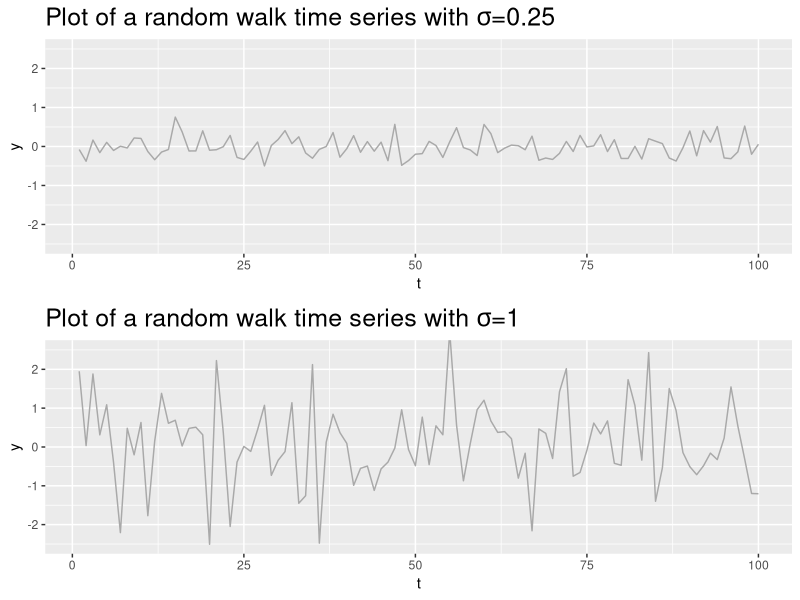
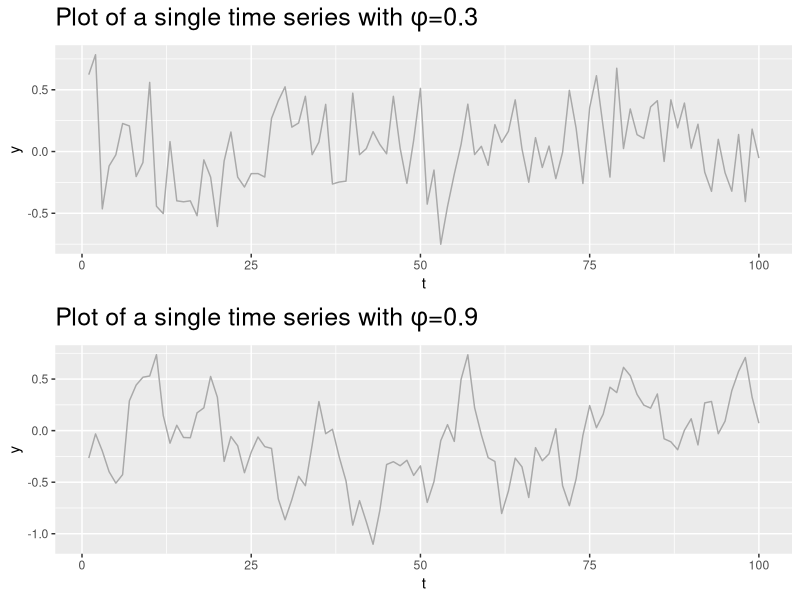
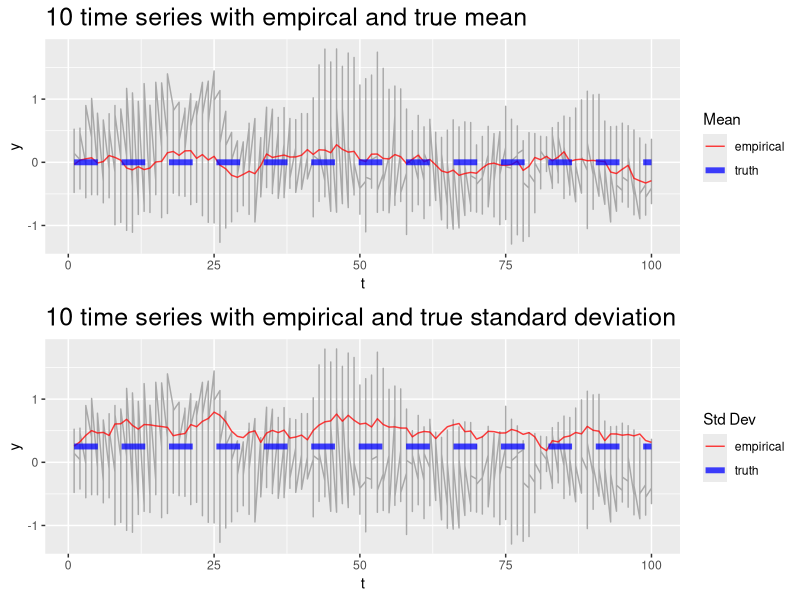
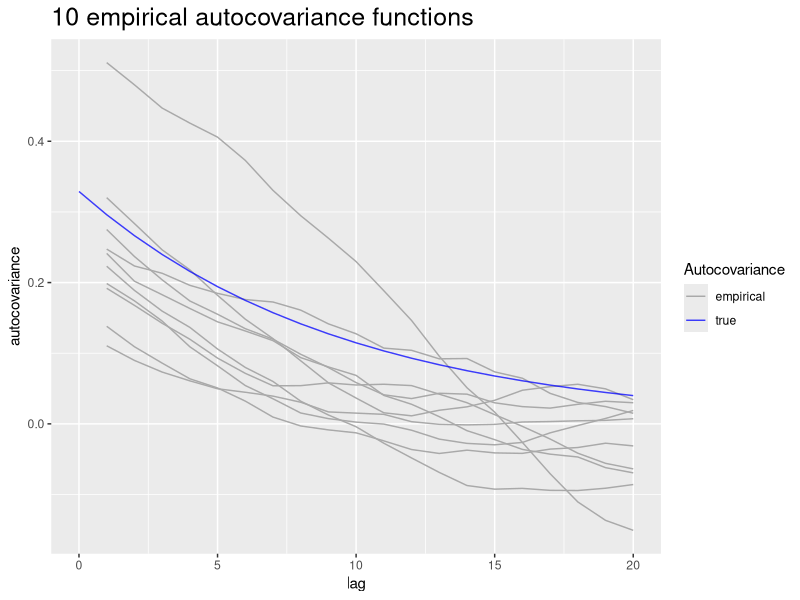
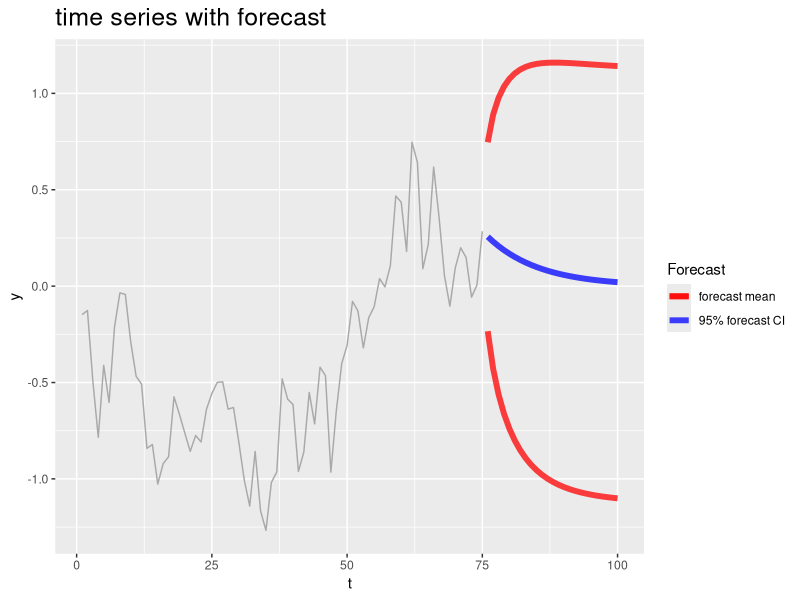
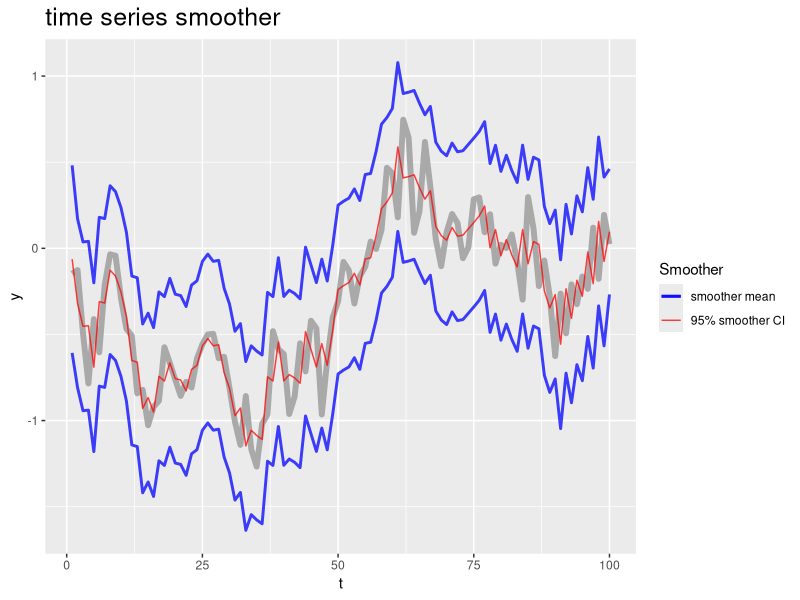
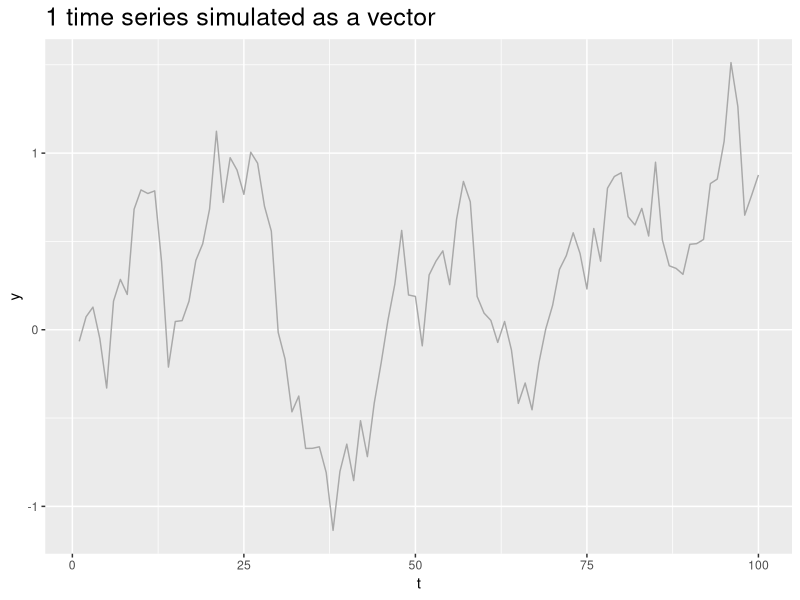
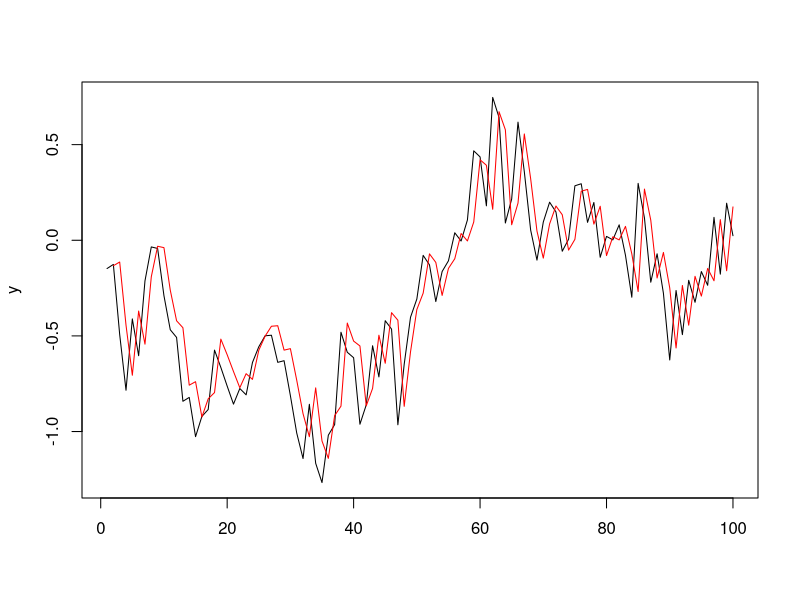

Reproduce these figures in R, in order.
## ---- chunk 1
## Load R packages and define helper functions
library(ggplot2, quietly = TRUE)
library(reshape2, quietly = TRUE)
library(grid, quietly = TRUE)
## Function to plot multiple ggplots on the same image
multiplot <- function(..., plotlist=NULL, cols) {
  require(grid)
	
	# Make a list from the ... arguments and plotlist
	plots <- c(list(...), plotlist)
	
	numPlots = length(plots)
	
	# Make the panel
	plotCols = cols                       # Number of columns of plots
	plotRows = ceiling(numPlots/plotCols) # Number of rows needed, calculated from # of cols
	
	# Set up the page
	grid.newpage()
	pushViewport(viewport(layout = grid.layout(plotRows, plotCols)))
	vplayout <- function(x, y)
		viewport(layout.pos.row = x, layout.pos.col = y)
	
	# Make each plot, in the correct location
	for (i in 1:numPlots) {
		curRow = ceiling(i/plotCols)
		curCol = (i-1) %% plotCols + 1
		print(plots[[i]], vp = vplayout(curRow, curCol ))
	}	
}

##
## function to simulate time series
##

simTimeSeries <- function(t, N, mu, s, phi){
  if(N == 1){
    y <- rep(0, t)                                      ## initialize container
    y[1] <- mu[1] / (1 - phi) + rnorm(1, 0, s)                      ## initailize time series at time 1
    for(i in 2:t){
      epsilon <- rnorm(1, 0, s)                         ## independent random error
      y[i] <- mu[i] + phi * y[i-1] + epsilon            ## autoregressive model
    }
  } else {
    y <- matrix(0, t, N)                                ## initialize container
    y[1, ] <- mu[1] / (1 - phi) + rnorm(N, 0, s)                    ## initailize time series at time 1
    for(i in 2:t){
      epsilon <- rnorm(N, 0, s)                         ## independent random error
      y[i, ] <- mu[i] + phi * y[i-1, ] + epsilon        ## autoregressive model
    }
  }
  return(y)
}

## ---- chunk 2
N <- 1                              ## pick the number of time series
t <- 100                            ## pick a time series length
mu <- rep(0, t)                     ## pick a mean structure
# mu <- rep(6, t)                     ## pick a mean structure
s_low <- 0.25                       ## pick standard deviation
s_high <- 1                         ## pick standard deviation

y_s_low <- simTimeSeries(t, N, mu, s_low, phi=0)
y_s_high <- simTimeSeries(t, N, mu, s_high, phi=0)
plot_s_low <- ggplot(data=data.frame(y=y_s_low, t=1:t), aes(y=y, x=t)) + 
  geom_line(alpha=1, colour="darkgrey") + coord_cartesian(ylim=c(-2.5, 2.5)) +
  ggtitle(substitute(paste("Plot of a random walk time series with ", 
                           sigma, "=", sd), list(sd=s_low))) + 
  theme(plot.title = element_text(size=18)) 
plot_s_high <- ggplot(data=data.frame(y=y_s_high, t=1:t), aes(y=y, x=t)) + 
  geom_line(alpha=1, colour="darkgrey") + coord_cartesian(ylim=c(-2.5, 2.5)) +
  ggtitle(substitute(paste("Plot of a random walk time series with ", 
                           sigma, "=", sd), list(sd=s_high))) +  
  theme(plot.title = element_text(size=18)) 
multiplot(plot_s_low, plot_s_high, cols=1)

## ---- chunk 3
N <- 1                              ## pick the number of time series
t <- 100                            ## pick a time series length
mu <- rep(0, t)                     ## pick a mean structure
# mu <- rep(6, t)                     ## pick a mean structure
s <- 0.25                           ## pick standard deviation
phi_low <- 0.30                     ## pick autocorrelation parameter
phi_high <- 0.90                    ## pick autocorrelation parameter

y_phi_low <- simTimeSeries(t, N, mu, s, phi=phi_low)
y_phi_high <- simTimeSeries(t, N, mu, s, phi=phi_high)
plot_phi_low <- ggplot(data=data.frame(y=y_phi_low, t=1:t), aes(y=y, x=t)) + 
  geom_line(alpha=1, colour="darkgrey") + 
  ggtitle(substitute(paste("Plot of a single time series with ", phi, "=", p), list(p=phi_low))) + 
  theme(plot.title = element_text(size=18))
plot_phi_high <- ggplot(data=data.frame(y=y_phi_high, t=1:t), aes(y=y, x=t)) + 
  geom_line(alpha=1, colour="darkgrey") + 
  ggtitle(substitute(paste("Plot of a single time series with ", phi, "=", p), list(p=phi_high))) +  
  theme(plot.title = element_text(size=18))
multiplot(plot_phi_low, plot_phi_high, cols=1)
## ---- chunk 4
N <- 10                               ## replicates N
phi <- 0.9                            ## autocorrelation parameter
y <- simTimeSeries(t, N, mu, s, phi)  ## simulate time series

mean_y <- apply(y, 1, mean)           ##  calculate the empirical mean
var_y <-apply(y, 1, var)              ##  calculate the empirical variance
sd_y <- apply(y, 1, sd)               ##  calculate the empirical standard deviation

time_data <- data.frame(y=y, t=1:t)
melt_time <- melt(time_data, id="t")                        
summary_data <- data.frame(mean_y=mean_y, var_y=var_y, sd_y=sd_y, 
                           mu=mu/(1-phi), s=s, t=1:t)


## plot time series with mean and variance
plot_mean <- ggplot(data = melt_time, aes(y=value, x=t)) + 
  geom_line(alpha=1, colour="darkgrey") + 
  geom_line(data=summary_data, aes(y=mean_y, x=t, colour="empirical"), 
            alpha=0.75) + 
  geom_line(data=summary_data, aes(y=mu, x=t, colour="truth"), alpha=0.75, 
            lty=2, lwd=2) + 
  scale_colour_manual("Mean", labels=c("empirical", "truth"), 
                      values=c("empirical"="red","truth"="blue")) + 
  scale_y_continuous("y") + scale_x_continuous("t") +
  ggtitle(paste(min(N, 10), 
                "time series with empircal and true mean")) +
  theme(plot.title = element_text(size=18))
 
plot_sd <- ggplot(data = melt_time, aes(y=value, x=t)) + 
  geom_line(alpha=1, colour="darkgrey") + 
  geom_line(data=summary_data, aes(y=sd_y, x=t, colour="empirical"), 
            alpha=0.75) + 
  geom_line(data=summary_data, aes(y=s, x=t, colour="truth"), alpha=0.75, 
            lty=2, lwd=2) + 
  scale_colour_manual("Std Dev", labels=c("empirical", "truth"), 
                      values=c("empirical"="red","truth"="blue")) + 
  scale_y_continuous("y") + scale_x_continuous("t") + 
  ggtitle(paste(min(N, 10), 
                "time series with empirical and true standard deviation")) + 
  theme(plot.title = element_text(size=18))

## Plot using multiplot
multiplot(plot_mean, plot_sd, cols=1)
## ---- chunk 5
covariances <- matrix(0, min(t, 20), N)
for(i in 1:N){
    for(k in 1:min(t, 20)-1){
      covariances[k+1, i] <- cov(y[1:(t-k), i], y[1:(t-k) + k, i])
  }
}

cov_data <- data.frame(y=covariances, t=1:20)
melt_cov <- melt(cov_data, id="t")
ggplot(data = melt_cov, aes(y=value, x=t)) + 
  geom_line(data=melt_cov, aes(y=value, x=t, group=variable, colour="empirical"), alpha=1) + 
  geom_line(data=data.frame(y=s^2/(1-phi^2) * phi^(0:min(t,20)), x=0:min(t, 20)), aes(y=y, x=x, colour="truth"), 
            alpha=0.75) + 
  scale_colour_manual("Autocovariance", labels=c("empirical", "true"), 
                      values=c("empirical"="darkgrey","truth"="blue")) + 
  scale_y_continuous("autocovariance") + scale_x_continuous("lag") + 
  ggtitle(paste(min(N, 10), 
                "empirical autocovariance functions")) + 
  theme(plot.title = element_text(size=18))
## ---- chunk 6
set.seed(11)
N <- 1                                ## replicates N
phi <- 0.9                            ## autocorrelation parameter
mu <- rep(0, t)                       ## pick a mean structure
# mu <- rep(6, t)                       ## pick a mean structure
s <- 0.25                             ## pick standard deviation
y <- simTimeSeries(t, N, mu, s, phi)  ## simulate time series

tau <- 75
y[(tau+1):t] <- NA
forecast_data <- data.frame(y=y, t=1:t)
melt_forecast <- melt(forecast_data, id="t") 
forecast_mean <- rep(NA, t-tau)
forecast_sd <- rep(NA, t-tau)
for(i in (tau+1):t){
  lag <- i-tau
  forecast_mean[i-tau] <- mu[i] / (1 - phi) + phi^(lag) *
                          (y[tau] - mu[i] / (1 - phi))
  forecast_sd[i-tau] <- sqrt(sum(phi^(2 * (1:lag - 1)) * s^2))
}
forecast_data <- data.frame(mean=forecast_mean, sd=forecast_sd, 
                            lower_CI=forecast_mean - 1.96 * forecast_sd,
                            upper_CI=forecast_mean + 1.96 * forecast_sd,
                            t=(tau+1):t)
ggplot(data = melt_forecast, aes(y=value, x=t)) + 
  geom_line(alpha=1, colour="darkgrey") + 
  geom_line(data=forecast_data, aes(y=mean, x=t, colour="forecast mean"), 
            alpha=0.75, lwd=2) + 
  geom_line(data=forecast_data, aes(y=lower_CI, x=t,
                                    colour="95% forecast CI"), alpha=0.75, 
            lty=1, lwd=2) + 
  geom_line(data=forecast_data, aes(y=upper_CI, x=t, 
                                    colour="95% forecast CI"), alpha=0.75, 
            lty=1, lwd=2) + 
  scale_colour_manual("Forecast", labels=c("forecast mean", "95% forecast CI"),
                      values=c("forecast mean"="blue", 
                               "95% forecast CI"="red")) + 
  scale_y_continuous("y") + scale_x_continuous("t") +
  ggtitle("time series with forecast") +
  theme(plot.title = element_text(size=18))
## ---- chunk 7
set.seed(11)
N <- 1                                ## replicates N
phi <- 0.9                            ## autocorrelation parameter
mu <- rep(0, t)                       ## pick a mean structure
# mu <- rep(6, t)                       ## pick a mean structure
s <- 0.25                             ## pick standard deviation
y <- simTimeSeries(t, N, mu, s, phi)  ## simulate time series

smoother_mean <- rep(NA, t)
smoother_sd <- rep(NA, t)
for(i in 1:t){
  if (i==1) {
    smoother_mean[i] <- (phi * (mu[i] + y[i+1])) / (1 + phi^2)
    smoother_sd[i] <- sqrt(s^2/phi^2)
  } else if (i == t) {
    smoother_mean[i] <- (mu[i] + phi * y[i-1]) / (1 + phi^2)
    smoother_sd[i] <- sqrt(s^2/( 1 + phi^2))
  } else {
    smoother_mean[i] <- (phi * (mu[i] + y[i+1]) + mu[i] + phi * y[i-1]) / 
                    (1 + phi^2)
    smoother_sd[i] <- sqrt(s^2)
  }
}

smoother_data <- data.frame(mean=smoother_mean, sd=smoother_sd, t=1:t,
                            lower_CI=smoother_mean - 1.96 * smoother_sd, 
                            upper_CI=smoother_mean + 1.96 * smoother_sd)
melt_smoother <- melt(data.frame(y=y, t=1:t), id="t") 
ggplot(data = melt_smoother, aes(y=value, x=t)) + 
  geom_line(alpha=1, colour="darkgrey", lwd=2) + 
  geom_line(data=smoother_data, aes(y=mean, x=t, colour="smoother mean"), 
            alpha=0.75) + 
  geom_line(data=smoother_data, aes(y=lower_CI, x=t,
                                    colour="95% smoother CI"), alpha=0.75, 
            lty=1, lwd=1) + 
  geom_line(data=smoother_data, aes(y=upper_CI, x=t, 
                                    colour="95% smoother CI"), alpha=0.75, 
            lty=1, lwd=1) + 
  scale_colour_manual("Smoother",
                      labels=c("smoother mean", "95% smoother CI"), 
                      values=c("smoother mean"="red", 
                               "95% smoother CI"="blue")) + 
  scale_y_continuous("y") + scale_x_continuous("t") +
  ggtitle("time series smoother") +
  theme(plot.title = element_text(size=18))




## ---- chunk 8
R <- toeplitz(phi^(0:(t-1)))
Sigma <- s^2 / (1 - phi^2) * R
library(mvtnorm)
y_vec <- t(rmvnorm(N, mu, Sigma))

vec_data <- data.frame(y=y_vec, t=1:t)
melt_vec <- melt(vec_data, id="t")                        

ggplot(data = melt_vec, aes(y=value, x=t)) + 
  geom_line(alpha=1, colour="darkgrey") + 
  scale_y_continuous("y") + scale_x_continuous("t") + 
  ggtitle(paste(min(N, 10), 
                "time series simulated as a vector")) + 
  theme(plot.title = element_text(size=18))
## ---- chunk 9
Z <- toeplitz(c(phi^(1:t)))[1:(t-1), ]      ## construct the (t-1) by t basis
                                            ## matrix for one step ahead
                                            ## forecasting

y_hat_one_step_ahead <- Z %*% solve(R) %*% (y - mu)
matplot(y, type = 'l')
lines(2:t, y_hat_one_step_ahead, col = "red")
